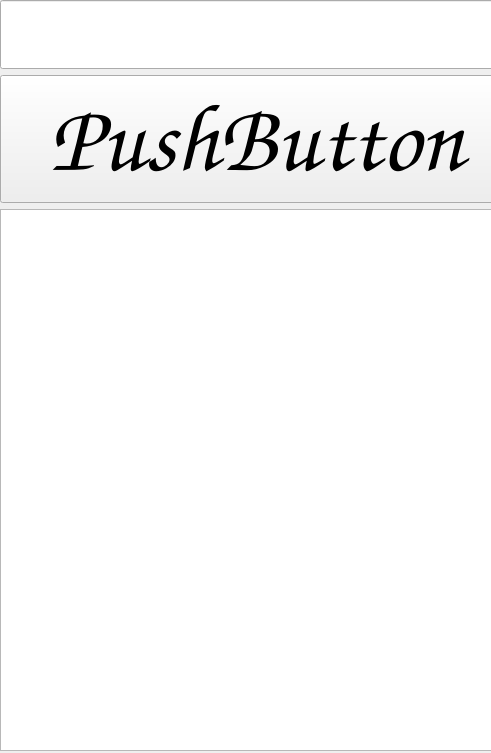
<?xml version="1.0" encoding="UTF-8"?>
<ui version="4.0">
 <class>Form</class>
 <widget class="QWidget" name="Form">
  <property name="geometry">
   <rect>
    <x>0</x>
    <y>0</y>
    <width>491</width>
    <height>753</height>
   </rect>
  </property>
  <property name="windowTitle">
   <string>Form</string>
  </property>
  <widget class="QWidget" name="verticalLayoutWidget">
   <property name="geometry">
    <rect>
     <x>0</x>
     <y>0</y>
     <width>513</width>
     <height>751</height>
    </rect>
   </property>
   <layout class="QVBoxLayout" name="verticalLayout">
    <item>
     <widget class="QLineEdit" name="Input">
      <property name="font">
       <font>
        <family>Comic Sans MS</family>
        <pointsize>36</pointsize>
       </font>
      </property>
     </widget>
    </item>
    <item>
     <widget class="QPushButton" name="Button">
      <property name="font">
       <font>
        <family>Comic Sans MS</family>
        <pointsize>72</pointsize>
       </font>
      </property>
      <property name="text">
       <string>PushButton</string>
      </property>
     </widget>
    </item>
    <item>
     <widget class="QTextEdit" name="Output">
      <property name="font">
       <font>
        <pointsize>20</pointsize>
       </font>
      </property>
     </widget>
    </item>
   </layout>
  </widget>
 </widget>
 <resources/>
 <connections/>
</ui>
